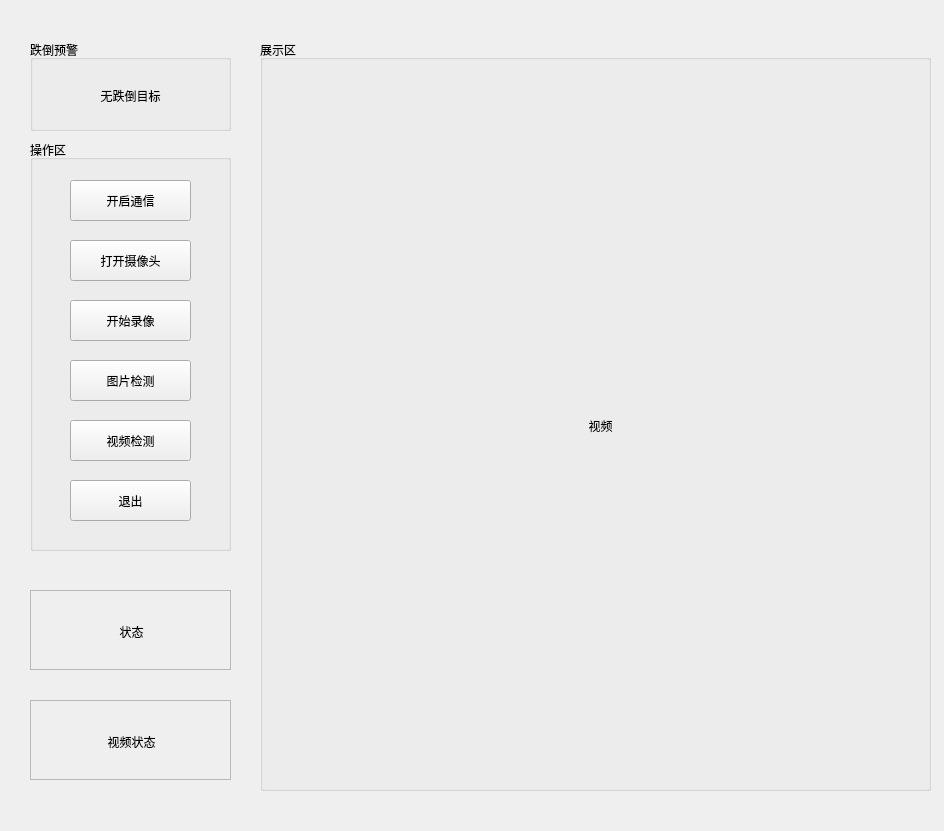
<?xml version="1.0" encoding="UTF-8"?>
<ui version="4.0">
 <class>Form</class>
 <widget class="QWidget" name="Form">
  <property name="geometry">
   <rect>
    <x>0</x>
    <y>0</y>
    <width>944</width>
    <height>831</height>
   </rect>
  </property>
  <property name="windowTitle">
   <string>Form</string>
  </property>
  <widget class="QGroupBox" name="groupBox">
   <property name="geometry">
    <rect>
     <x>30</x>
     <y>140</y>
     <width>201</width>
     <height>411</height>
    </rect>
   </property>
   <property name="title">
    <string>操作区</string>
   </property>
   <widget class="QPushButton" name="connbtn">
    <property name="geometry">
     <rect>
      <x>40</x>
      <y>40</y>
      <width>121</width>
      <height>41</height>
     </rect>
    </property>
    <property name="text">
     <string>开启通信</string>
    </property>
   </widget>
   <widget class="QPushButton" name="video_2">
    <property name="geometry">
     <rect>
      <x>40</x>
      <y>100</y>
      <width>121</width>
      <height>41</height>
     </rect>
    </property>
    <property name="text">
     <string>打开摄像头</string>
    </property>
   </widget>
   <widget class="QPushButton" name="luxiang">
    <property name="geometry">
     <rect>
      <x>40</x>
      <y>160</y>
      <width>121</width>
      <height>41</height>
     </rect>
    </property>
    <property name="text">
     <string>开始录像</string>
    </property>
   </widget>
   <widget class="QPushButton" name="image_det">
    <property name="geometry">
     <rect>
      <x>40</x>
      <y>220</y>
      <width>121</width>
      <height>41</height>
     </rect>
    </property>
    <property name="text">
     <string>图片检测</string>
    </property>
   </widget>
   <widget class="QPushButton" name="video_det">
    <property name="geometry">
     <rect>
      <x>40</x>
      <y>280</y>
      <width>121</width>
      <height>41</height>
     </rect>
    </property>
    <property name="text">
     <string>视频检测</string>
    </property>
   </widget>
   <widget class="QPushButton" name="close">
    <property name="geometry">
     <rect>
      <x>40</x>
      <y>340</y>
      <width>121</width>
      <height>41</height>
     </rect>
    </property>
    <property name="text">
     <string>退出</string>
    </property>
   </widget>
  </widget>
  <widget class="QGroupBox" name="groupBox_2">
   <property name="geometry">
    <rect>
     <x>260</x>
     <y>40</y>
     <width>671</width>
     <height>751</height>
    </rect>
   </property>
   <property name="title">
    <string>展示区</string>
   </property>
   <widget class="QLabel" name="video">
    <property name="geometry">
     <rect>
      <x>20</x>
      <y>60</y>
      <width>641</width>
      <height>651</height>
     </rect>
    </property>
    <property name="text">
     <string>视频</string>
    </property>
    <property name="alignment">
     <set>Qt::AlignCenter</set>
    </property>
   </widget>
  </widget>
  <widget class="QGroupBox" name="groupBox_3">
   <property name="geometry">
    <rect>
     <x>30</x>
     <y>40</y>
     <width>201</width>
     <height>91</height>
    </rect>
   </property>
   <property name="title">
    <string>跌倒预警</string>
   </property>
   <widget class="QLabel" name="label">
    <property name="geometry">
     <rect>
      <x>10</x>
      <y>30</y>
      <width>181</width>
      <height>51</height>
     </rect>
    </property>
    <property name="styleSheet">
     <string notr="true">font: qlineargradient(spread:pad, x1:0, y1:0, x2:0, y2:1, stop:0 rgba(255, 255, 255, 255), stop:0.495 rgba(255, 255, 255, 255), stop:0.505 rgba(255, 0, 0, 255), stop:1 rgba(255, 0, 0, 255));
font: rgb(255, 255, 255);
font: 75 14pt &quot;Ubuntu Condensed&quot;;</string>
    </property>
    <property name="text">
     <string>无跌倒目标</string>
    </property>
    <property name="alignment">
     <set>Qt::AlignCenter</set>
    </property>
   </widget>
  </widget>
  <widget class="QScrollArea" name="scrollArea">
   <property name="geometry">
    <rect>
     <x>30</x>
     <y>590</y>
     <width>201</width>
     <height>80</height>
    </rect>
   </property>
   <property name="widgetResizable">
    <bool>true</bool>
   </property>
   <widget class="QWidget" name="scrollAreaWidgetContents">
    <property name="geometry">
     <rect>
      <x>0</x>
      <y>0</y>
      <width>199</width>
      <height>78</height>
     </rect>
    </property>
    <widget class="QLabel" name="zhuangtai">
     <property name="geometry">
      <rect>
       <x>10</x>
       <y>10</y>
       <width>181</width>
       <height>61</height>
      </rect>
     </property>
     <property name="text">
      <string>状态</string>
     </property>
     <property name="alignment">
      <set>Qt::AlignCenter</set>
     </property>
    </widget>
   </widget>
  </widget>
  <widget class="QScrollArea" name="scrollArea_2">
   <property name="geometry">
    <rect>
     <x>30</x>
     <y>700</y>
     <width>201</width>
     <height>80</height>
    </rect>
   </property>
   <property name="widgetResizable">
    <bool>true</bool>
   </property>
   <widget class="QWidget" name="scrollAreaWidgetContents_2">
    <property name="geometry">
     <rect>
      <x>0</x>
      <y>0</y>
      <width>199</width>
      <height>78</height>
     </rect>
    </property>
    <widget class="QLabel" name="label_4">
     <property name="geometry">
      <rect>
       <x>10</x>
       <y>10</y>
       <width>181</width>
       <height>61</height>
      </rect>
     </property>
     <property name="text">
      <string>视频状态</string>
     </property>
     <property name="alignment">
      <set>Qt::AlignCenter</set>
     </property>
    </widget>
   </widget>
  </widget>
 </widget>
 <resources/>
 <connections/>
</ui>
